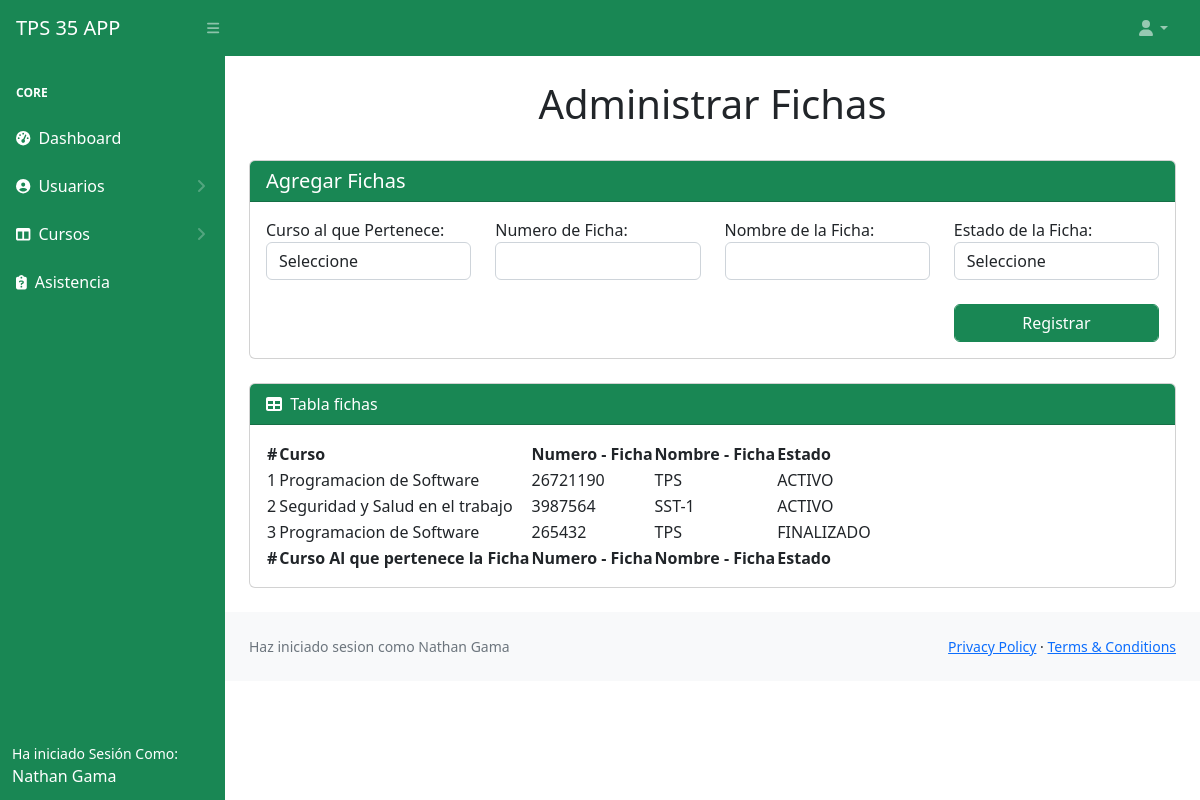
The app's page /administrador/fichas.php (signed in) with its own data.
### tables this page shows
CREATE TABLE `fichas` (
  `id` int(11) NOT NULL,
  `id_programa` int(11) NOT NULL,
  `ficha` bigint(20) NOT NULL,
  `alias` varchar(30) NOT NULL,
  `estado` int(11) NOT NULL
);

CREATE TABLE `programa` (
  `id` int(11) NOT NULL,
  `nom_programa` varchar(40) NOT NULL,
  `estado` int(11) NOT NULL
);

CREATE TABLE `sub_items` (
  `id` int(11) NOT NULL,
  `id_items` int(11) NOT NULL,
  `descripcion` varchar(100) NOT NULL
);

### administrador/fichas.php (the view, shortened to what this page needs)
<!DOCTYPE html>
<html lang="en">
<head>
    <link href="css/styles.css" rel="stylesheet" />
</head>
<body class="sb-nav-fixed">
    <?php
    include('comunes/navbar.php');
    include('./back/connection.php');
    ?>
    <div id="layoutSidenav">
        <div id="layoutSidenav_nav">
            <?php
            include('comunes/sidebar.php');
            ?>
        </div>
        <div id="layoutSidenav_content">
            <main>
                <div class="container-fluid px-4">
                    <h1 class="mt-4 text-center">Administrar Fichas
                    </h1>
                    <br>
                    <div class="card">
                        <h5 class="card-header bg-success text-white">Agregar Fichas</h5>
                        <div class="card-body">
                            <form action="./back/registerFicha.php" method="POST">
                                <div class="row">
                                    <div class="col-lg-3">
                                        <div class="form-group">
                                            <label for="">Curso al que Pertenece:</label>
                                            <select class="form-control" name="linkFichaCourse">
                                                <option value="" hidden>Seleccione</option>
                                            </select>
                                        </div>
                                    </div>
                                    <div class="col-lg-3">
                                        <div class="form-group">
                                            <label for="">Numero de Ficha:</label>
                                            <input type="number" class="form-control" name="fichaNumber">
                                        </div>
                                    </div>
                                    <div class="col-lg-3">
                                        <div class="form-group">
                                            <label for="">Nombre de la Ficha:</label>
                                            <input type="TEXT" class="form-control" name="fichaName">
                                        </div>
                                    </div>
                                    <div class="col-lg-3">
                                        <div class="form-group">
                                            <label for="">Estado de la Ficha:</label>
                                            <select class="form-control" name="fichaStatus">
                                                <option value="" hidden>Seleccione</option>
                                            </select>
                                        </div>
                                    </div>
                                    <div class="col-lg-9">
                                    </div>
                                    <div class="col-lg-3">
                                        <div class="form-group"><br>
                                            <input type="submit" class="btn btn-success form-control" value="Registrar"
                                                name="registerFicha">
                                        </div>
                                    </div>
                                </div>
                            </form>
                        </div>
                    </div>
                    <br>
                    <div class="card mb-4">
                        <div class="card-header bg-success text-white">
                            <i class="fas fa-table me-1"></i>
                            Tabla fichas
                        </div>
                        <div class="card-body">
                            <table id="datatablesSimple">
                                <thead>
                                    <tr>
                                        <th>#</th>
                                        <th>Curso </th>
                                        <th>Numero - Ficha</th>
                                        <th>Nombre - Ficha</th>
                                        <th>Estado</th>
                                    </tr>
                                </thead>
                                <tfoot>
                                    <tr>
                                        <th>#</th>
                                        <th>Curso Al que pertenece la Ficha</th>
                                        <th>Numero - Ficha</th>
                                        <th>Nombre - Ficha</th>
                                        <th>Estado</th>
                                    </tr>
                                </tfoot>
                                <tbody>
                                    <?php
                                    $searchFicha = "SELECT programa.nom_programa AS curso, ficha, alias, sub_items.descripcion AS estado FROM fichas
                                    INNER JOIN programa ON fichas.id_programa = programa.id
                                    INNER JOIN sub_items ON fichas.estado = sub_items.id
                                    WHERE sub_items.id_items = 3;";
                                    $queryFicha = mysqli_query($conn, $searchFicha);
                                    $count = 0;
                                    while ($row = mysqli_fetch_array($queryFicha)) {
                                        $count++; ?>
                                        <tr>
                                            <td>
                                                <?php echo $count; ?>
                                            </td>
                                            <td>
                                                <?php echo $row['curso'] ?>
                                            </td>
                                            <td>
                                                <?php echo $row['ficha'] ?>
                                            </td>
                                            <td>
                                                <?php echo $row['alias'] ?>
                                            </td>
                                            <td>
                                                <?php echo $row['estado'] ?>
                                            </td>
                                        </tr>
                                    <?php } ?>
                                </tbody>
                            </table>
                        </div>
                    </div>
                </div>
                <?php
                include('comunes/footer.php');
                ?>
        </div>
    </div>
</body>
</html>

### records on screen
fichas: id_programa.nom_programa "Programacion de Software", ficha "26721190", alias "TPS", estado.descripcion "ACTIVO"
fichas: id_programa.nom_programa "Seguridad y Salud en el trabajo", ficha "3987564", alias "SST-1", estado.descripcion "ACTIVO"
fichas: id_programa.nom_programa "Programacion de Software", ficha "265432", alias "TPS", estado.descripcion "FINALIZADO"

### other values on screen
$_SESSION["usuario"] "Nathan Gama"
